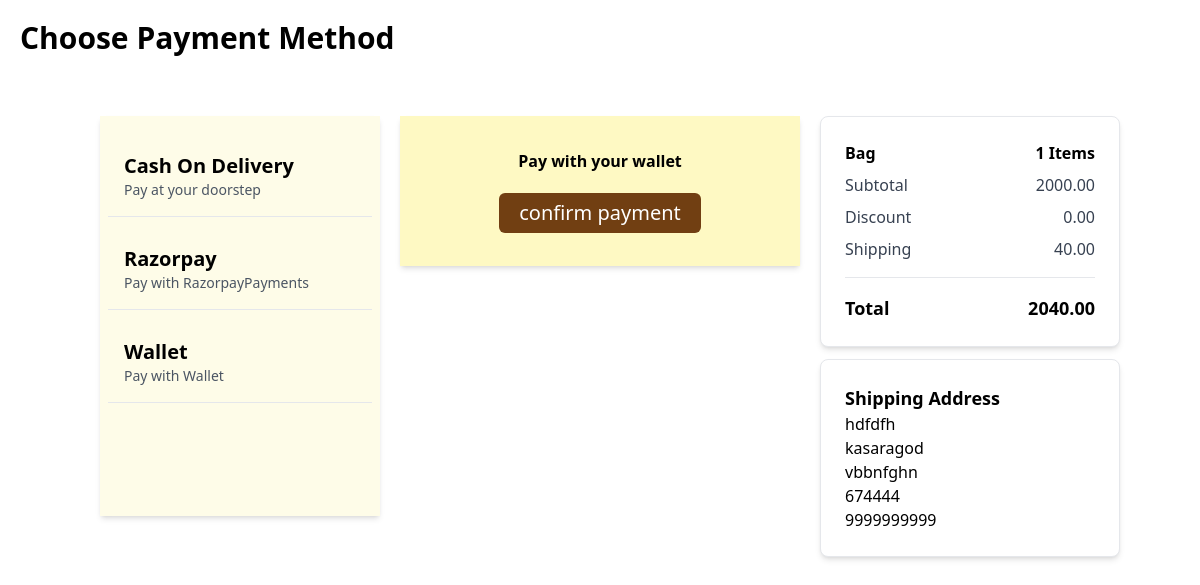
/cart/wallet_payment/3/ (signed in), run on the app's committed database.
### cart/models.py (models this page shows, shortened)
class Cart(models.Model):
    user = models.OneToOneField(Custom_user, on_delete=models.CASCADE)
    is_paid = models.BooleanField(default=False)
    total=models.DecimalField(max_digits=10,decimal_places=2, default=0)
    discnt=models.DecimalField(max_digits=10,decimal_places=2, default=0)
    total_quantity=models.IntegerField(default=0)
    shipping_charge=models.DecimalField(default=40, decimal_places=2, max_digits=10)
    grand_total=models.DecimalField(max_digits=10,decimal_places=2, default=0)

class Address(models.Model):
    user=models.ForeignKey(Custom_user, on_delete=models.CASCADE, related_name='addresses')
    full_name=models.CharField(max_length=50, null=True, blank=True)
    address=models.TextField(null=True, blank=True)
    city=models.CharField(max_length=50,null=True, blank=True)
    country=models.CharField(max_length=50, null=True, blank=True)
    pincode=models.IntegerField(null=True, blank=True)
    phone_No=models.IntegerField(null=True, blank=True)

### cart/views.py (the view)
# urls.py: path('wallet_payment/<int:id>/',views.wallet_payment, name="wallet_payment"),
@login_required(login_url='login')
def wallet_payment(request,id):
    user=request.user
    address = Address.objects.get(id=id)
    print(address.id)
    cart=Cart.objects.get(user=user)
    return render(request, 'user/walletpayment.html', {'cart': cart, 'address': address})

### templates/user/walletpayment.html (shortened to what this page needs)
{% extends 'payment.html' %}
{% block content %}
<body>
<div class="bg-yellow-100 shadow-md m-5 mt-10 text-center flex flex-col justify-center items-center" style="height: 150px; width: 400px;">
    <form method="post" action="{% url 'paywallet' address.id %}">
        <h5 class="font-semibold">Pay with your wallet </h5>
        <button class="bg-yellow-900 px-5 h-10 rounded-md mt-5 text-xl text-white">confirm payment</button>
    </form>
</div>
{% endblock content %}

### templates/payment.html (shortened to what this page needs)
<!DOCTYPE html>
<html lang="en">
<head>
  <script src="https://cdn.tailwindcss.com"></script>
</head>
<body>
  {% include 'payment_option.html' %}
  {% block content %}
  {% endblock content %}
    <div class="sm:w-1 md:w-1/4 lg:w-1/4 xl:w-1/4 mt-10">
    <div class="bg-white p-6 rounded-lg border shadow-md">
        <div class="mb-2 flex justify-between">
            <h2 class="text-black font-semibold"> Bag</h2>
            <h2 class="text-black font-semibold">{{cart.total_quantity }} Items</h2>
        </div>
        <div class="mb-2 flex justify-between">
            <p class="text-gray-700">Subtotal</p>
            <p class="text-gray-700">{{cart.total}}</p>
        </div>
        <div class="mb-2 flex justify-between">
            <p class="text-gray-700">Discount</p>
            <p class="text-gray-700">{{cart.discnt}}</p>
        </div>
        <div class="flex justify-between">
            <p class="text-gray-700">Shipping</p>
            <p class="text-gray-700">{{cart.shipping_charge}}</p>
        </div>
        <hr class="my-4" />
        <div class="flex justify-between">
            <p class="text-lg font-bold">Total</p>
                <p class=" text-lg font-bold">{{ cart.grand_total}}</p>
            </div>
        </div>
        <div class="bg-white mt-3  p-6 rounded-lg border shadow-md ">
         <div class="text-lg font-semibold">Shipping Address</div>
            <p>{{ address.address }}</p>
            <p>{{ address.city }}</p>
            <p>{{ address.country }}</p>
            <p>{{ address.pincode }}</p>
            <p>{{ address.phone_No }}</p>
        </div>
    </div>
    </div>
    </body>
    </html>

### data on the page
Cart: total_quantity "1", total "2000.00", discnt "0.00", shipping_charge "40.00", grand_total "2040.00"
Address: address "hdfdfh", city "kasaragod", country "vbbnfghn", pincode "674444", phone_No "9999999999"
